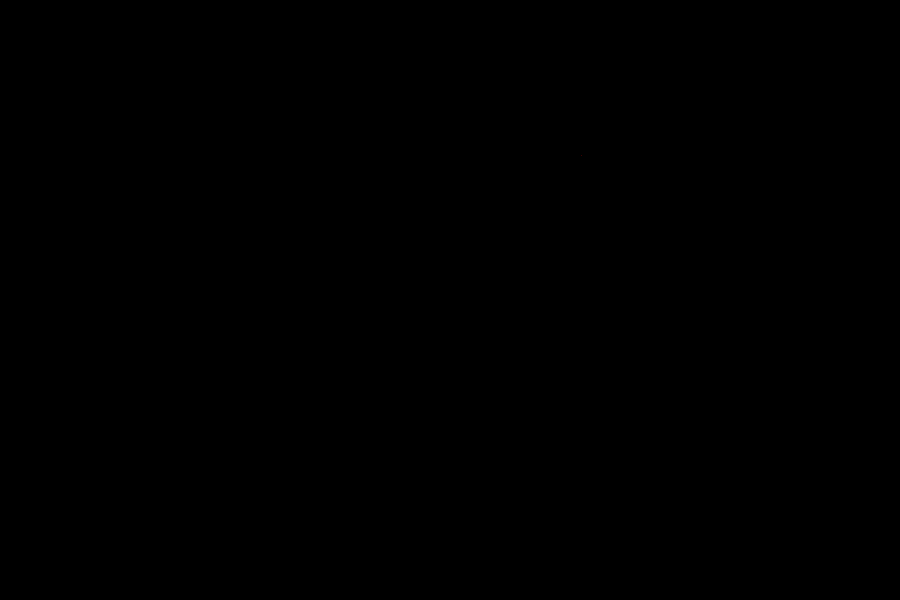
Frame 1 (no input)
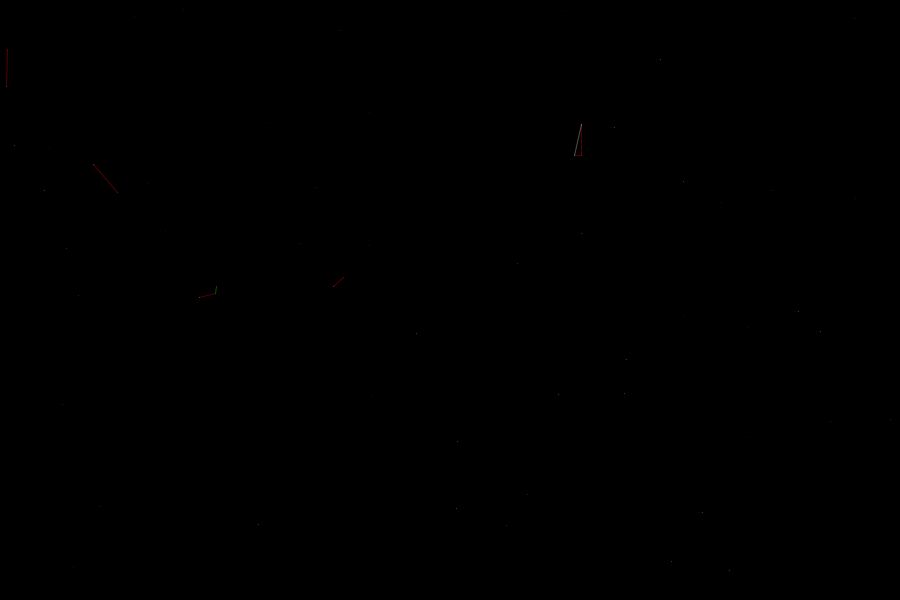
Frame 60 (the mouse pressed at the canvas centre just before this capture)
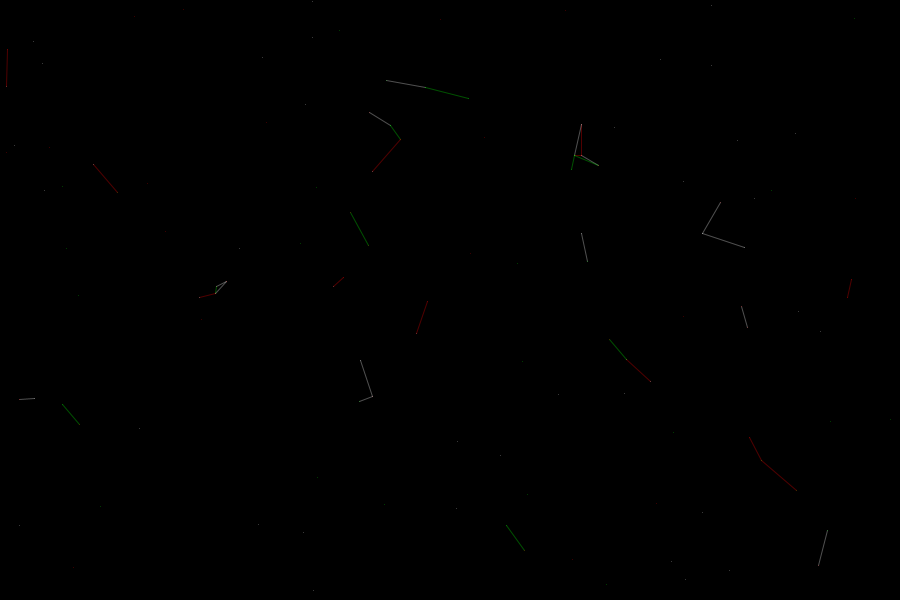
Frame 120 (the mouse held since frame 60 and released just before this capture)

The Processing sketch that drew these frames (run headless with seeded random() and noise(); from frame 60 on, the mouse is pressed at the canvas centre):

// Processing sketch: processing_23725
// ── processing_23725.pde

// Three Colour Web Mk-I
// By Traditum

// Based on the code from Mitchell Whitelaw's Harmony Web Remake:
// http://openprocessing.org/visuals/?visualID=8168

// Which in turn is based on mr doob's "harmony" procedural drawing app
// http://mrdoob.com/lab/javascript/harmony/#web

// At the moment this version of the app creates random points and lines, and joins them if they are close enough. It currently does it in three different colours (white, yellow and red). 
// In future versions I would like to try to get it to follow the colours of an imported image, by choosing pixels that contrast with each other and placing points on them


ArrayList Points = new ArrayList(); //Creates an arraylist which is like a bucket and holds all kinds of information
float maxdist = 100; // Set the maximum distance that points will join to 100, this can be increased or decrease to create different looking images

void setup(){
  size(900,600); // Set window size to 900pxls x 600pxls
  background(0); // Set background colour to black
  stroke(255,80); // Set initial stroke colour to white with an opacity of 80
  smooth(); // Turn on antialiasing
}

void draw(){ 
  PVector p = new PVector(int(random(width)),int(random(height))); // Create a new point
  Points.add(p); //Put the point in the arraylist or bucket
  
  for(int i=0;i<Points.size();i++){ // For loop, moves through each slot of the array list based on its size
    float rvalue = random(0,3); // Creates a random value between 0 and 3, used for selecting colour.
    if(rvalue<1){ // If rvalue is less than 1
      stroke(255,80); // Set line colour to white with an opacity of 80
    }else if(rvalue>1 && rvalue<2){ // Else if rvalue is >1 & <2 
      stroke(0,255,0,80); // Set line colour to green with an opacity of 80
    }else{ // If niether of these conditions are met...
      stroke(255,0,0,80); // set line coloour to red with an opacity of 80
    }
    PVector p2= (PVector) Points.get(i); // Create a new pVector variable called p2, it is equal to a point i in the arraylist
    float dist = p.dist(p2); // Determines the distance between p and p2
    float joinchance = dist/maxdist; // The chance of joining is equal to this distance devide by the maximum distance, i.e. lines won't always join but the closer they are the more likely it is
    if(joinchance < random(0.5)){ // if joinchance is less than a random value up to 0.5
      line(p.x,p.y,p2.x,p2.y); // Join a line between p and p2's x and y positions
     }
    }
}

void keyPressed(){ // when a key is pressed...
  save("3colourweb.jpg"); // save the current image as 3colourweb.jpg
}
